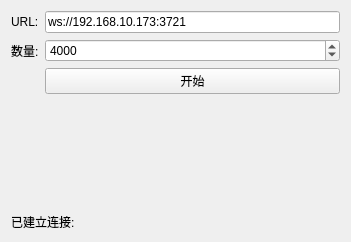
<?xml version="1.0" encoding="UTF-8"?>
<ui version="4.0">
 <class>MainWidget</class>
 <widget class="QWidget" name="MainWidget">
  <property name="geometry">
   <rect>
    <x>0</x>
    <y>0</y>
    <width>351</width>
    <height>242</height>
   </rect>
  </property>
  <property name="windowTitle">
   <string>WebSocket 压力测试</string>
  </property>
  <layout class="QGridLayout" name="gridLayout">
   <item row="0" column="0">
    <widget class="QLabel" name="label">
     <property name="text">
      <string>URL:</string>
     </property>
    </widget>
   </item>
   <item row="2" column="1">
    <widget class="QPushButton" name="startButton">
     <property name="text">
      <string>开始</string>
     </property>
    </widget>
   </item>
   <item row="1" column="0">
    <widget class="QLabel" name="label_2">
     <property name="text">
      <string>数量:</string>
     </property>
    </widget>
   </item>
   <item row="0" column="1">
    <widget class="QLineEdit" name="urlLineEdit">
     <property name="text">
      <string>ws://192.168.10.173:3721</string>
     </property>
    </widget>
   </item>
   <item row="3" column="1">
    <spacer name="verticalSpacer">
     <property name="orientation">
      <enum>Qt::Vertical</enum>
     </property>
     <property name="sizeHint" stdset="0">
      <size>
       <width>20</width>
       <height>40</height>
      </size>
     </property>
    </spacer>
   </item>
   <item row="4" column="0" colspan="2">
    <widget class="QLabel" name="connectedCountLabel">
     <property name="text">
      <string>已建立连接: </string>
     </property>
    </widget>
   </item>
   <item row="1" column="1">
    <widget class="QSpinBox" name="amountSpinBox">
     <property name="showGroupSeparator" stdset="0">
      <bool>false</bool>
     </property>
     <property name="minimum">
      <number>1</number>
     </property>
     <property name="maximum">
      <number>5000</number>
     </property>
     <property name="value">
      <number>4000</number>
     </property>
    </widget>
   </item>
  </layout>
 </widget>
 <layoutdefault spacing="6" margin="11"/>
 <resources/>
 <connections/>
</ui>
